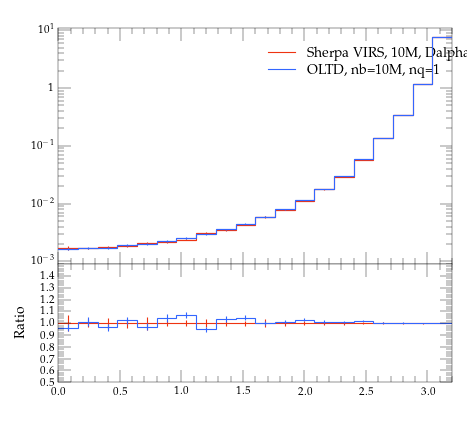

Write Python code to recreate this figure.
#! /usr/bin/env python

# This Python script was auto-generated using YODA v2.0.0.
# Analysis object: /evtb/cutEg_tjb_dphi
# Timestamp: 16-04-2024 (10:05:22)

import matplotlib as mpl
import matplotlib.pyplot as plt
mpl.use('Agg') # comment out for interactive use
import os
import numpy as np

plotDir = os.path.split(os.path.realpath(__file__))[0]
if 'YODA_USER_PLOT_PATH' in globals():
    plot_outdir = globals()['YODA_USER_PLOT_PATH']
else:
    plot_outdir = plotDir

#plot style
plt.style.use(os.path.join(plotDir, '../default.mplstyle'))
# plot metadata
figW, figH = plt.rcParams['figure.figsize']
ax_xLabel = r''
ax_yLabel = r''
ax_title  = r''
ax_xScale = 'linear'
ax_yScale = 'log'
xLims = (0.0, 3.2)
yLims = (0.0009000000000000001, 11.0)

# TeX-friendly labels for the legend
labels = [ r"Sherpa VIRS, 10M, Dalpha=0.01", r"OLTD, nb=10M, nq=1" ]

# Create figure and axis objects
fig, (ax, ratio0_ax) = plt.subplots(2, 1, sharex=True,
                  figsize=(figW,figH), gridspec_kw={'height_ratios': (2, 1)})
ratio0_ax.yaxis.set_major_locator(mpl.ticker.MultipleLocator(0.1))
ratio0_ax.set_ylim(0.5, 1.4999)
ratio0_ax.set_ylabel('Ratio')

# LineColor map: curve index -> color
linecolors = {0: '#EE3311', 1: '#3366FF'}
# the numerical data is stored in a separate file
dataf = dict()
prefix = os.path.split(__file__)[0]
if prefix:    prefix = prefix + '/'
exec(open(prefix+'cutEg_tjb_dphi__data.py').read(), dataf)


legend_handles = [] # keep track of handles for the legend

# style options for curves
# starts at zorder>=5 to draw curve on top of legend
styles = {
  'curve0': {
    'color' : linecolors[0],
    'linestyle' : '-',
    'marker' : 'o',
    'zorder' : 5,
    'histstyle' : True,
  },
  'curve1': {
    'color' : linecolors[1],
    'linestyle' : '-',
    'marker' : 'o',
    'zorder' : 6,
    'histstyle' : True,
  },
}
# curve from input yoda files in main panel
for label in dataf['yvals'].keys():
    if all(np.isnan(v) for v in dataf['yvals'][label]):
        continue
    tmp = None
    if styles[label]['histstyle']: # draw as histogram
        tmp, = ax.plot(dataf['xedges'], dataf['yedges'][label],
                       color=styles[label]['color'],
                       linestyle=styles[label]['linestyle'],
                       drawstyle='steps-pre', solid_joinstyle='miter',
                       zorder=styles[label]['zorder'], label=label)
        ax.errorbar(dataf['xpoints'], dataf['yvals'][label], color=styles[label]['color'],
                    xerr=dataf['xerrs'], yerr=[dataf['ydowns'][label], dataf['yups'][label]],
                    linestyle='none', zorder=styles[label]['zorder'])
    else: # draw as scatter
        tmp = ax.errorbar(dataf['xpoints'], dataf['yvals'][label],
                          xerr=dataf['xerrs'],
                          yerr=[ dataf['ydowns'][label],
                          dataf['yups'][label] ],
                          fmt=styles[label]['marker'],
                          ecolor=styles[label]['color'],
                          color=styles[label]['color'], zorder=2)
        tmp[-1][0].set_linestyle(styles[label]['linestyle'])
    legend_handles += [tmp]
    for varLabel in dataf['variation_yvals'].keys():
        if varLabel.startswith(label):
            tmp, = ax.plot(dataf['xedges'], dataf['variation_yvals'][varLabel],
                           color=styles[label]['color'],
                           linestyle=styles[label]['linestyle'],
                           drawstyle='steps-pre', solid_joinstyle='miter',
                           zorder=styles[label]['zorder'], alpha=0.5)


# plots on ratio panel
# curve from input yoda files in ratio panel
for label, yvals in dataf['ratio0_yvals'].items():
    if all(np.isnan(v) for v in yvals):
        continue
    if styles[label]['histstyle']: # plot as histogram
        ratio0_ax.plot(dataf['xedges'], yvals,
                       color=styles[label]['color'],
                       linestyle=styles[label]['linestyle'],
                       drawstyle='steps-pre', zorder=1,
                       solid_joinstyle='miter')
        ratio0_ax.vlines(dataf['xpoints'],
                         dataf['ratio0_ymin'][label],
                         dataf['ratio0_ymax'][label],
                         color=styles[label]['color'], zorder=1)
    else: # plot as scatter
        tmp = ratio0_ax.errorbar(dataf['xpoints'],
                                 yvals, xerr=dataf['xerrs'],
                                 yerr=dataf['ratio0_yerrs'][label],
                                 fmt=styles[label]['marker'],
                                 ecolor=styles[label]['color'],
                                 color=styles[label]['color'])
        tmp[-1][0].set_linestyle(styles[label]['linestyle'])

    for varlabel in dataf['ratio0_variation_vals'].keys():
        if varlabel.startswith(label):
            ratio0_ax.plot(dataf['xedges'],
                            dataf['ratio0_variation_vals'][varlabel],
                            color=styles[label]['color'],
                            linestyle=styles[label]['linestyle'],
                            drawstyle='steps-pre', solid_joinstyle='miter',
                            zorder=1, alpha=0.5)

legend_pos = (0.5, 0.97)
ax.legend(legend_handles, labels, loc='upper left', bbox_to_anchor=legend_pos)

# set plot metadata as defined above
ratio0_ax.set_xlabel(ax_xLabel)
ratio0_ax.xaxis.set_label_coords(1., -.15)
ax.set_ylabel(ax_yLabel, loc='top')
ax.set_title(ax_title, loc='left')
ax.set_xscale(ax_xScale)
ax.set_yscale(ax_yScale)
ax.set_xlim(xLims)
ax.set_ylim(yLims)

# tick formatting
plt.rcParams['xtick.top'] = True
plt.rcParams['ytick.right'] = True
ax.yaxis.set_major_locator(mpl.ticker.LogLocator(base=10.0, numticks=np.inf))
ax.yaxis.set_minor_locator(mpl.ticker.LogLocator(
                           base=10.0, subs=np.arange(0.1, 1, 0.1), numticks=np.inf))
fig.align_ylabels((ax, ratio0_ax))
plt.savefig(os.path.join(plot_outdir, 'cutEg_tjb_dphi.pdf'), format='PDF')
plt.savefig(os.path.join(plot_outdir, 'cutEg_tjb_dphi.png'), format='PNG')

plt.close(fig)
